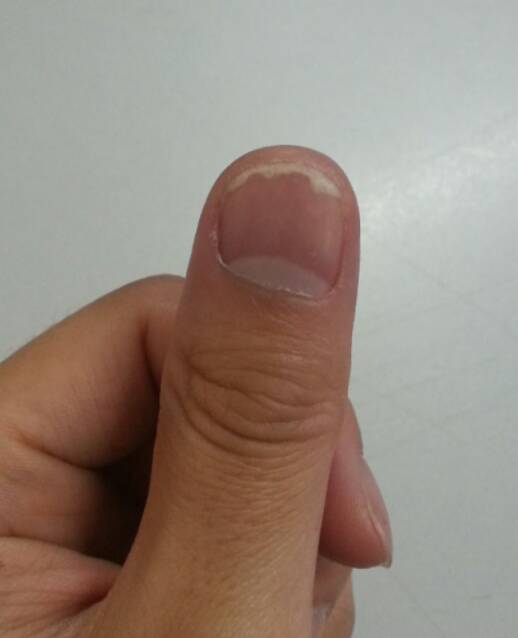
#> input picture toefx-server/AI/actual/test/recognition/1.jpg, 518 x 638 px
$ python -i NailRecognition.py   (imports and definitions only)
#> lines starting #> are read from the running program, lines starting #| are printed output that depends on the picture; after the words box and inside, x2 and y2 are one past the last pixel; in counts of white or black regions, pixels touching at a corner belong together
#> further down, picture is the input picture: shape (638, 518, 3); mean B, G, R 124.9, 135.7, 151.1
"""
A class that locates nails in images and separates them out.
"""

import cv2
import tensorflow as tf
import numpy as np
import os

# Load a pre-trained model downloaded from https://github.com/ManWingloeng/nailtracking
# It is used to first isolate the nails in images so they can be processed later.
RECOGNITION_MODEL_PATH = os.path.dirname(os.path.realpath(__file__)) + "/models/NailRecognitionModel.pb"
RECOGNITION_MODEL_MIN_CONFIDENCE = 0.6
RECOGNITION_MODEL_COORD_ADJUSTMENT = 0.03  # Take 3% more of image on each side

# Colours for marking for nails located in an image
NAIL_BORDER_COLOURS = [(255, 0, 0),    # Red
                       (0, 255, 0),    # Green
                       (0, 255, 255),  # Blue
                       (120, 0, 255),  # Purple
                       (184, 184, 0)]  # Gold


class NailRecognition:
    model = None  # The model used to focus in on nails in images

    # [82 lines left out: functions LoadModel, GetNailsFromImage, not called in this run]

    @staticmethod
    def IsolateHand(image: np.ndarray):
        """
        Applies skin colour binarization to the image. Anything that isn't skin colour is blotted out.
        :param image: The image to process.
        :return: A new image with the binarization applied.
        """

        if type(image) != np.ndarray:  # Input checking
            return image

        # Credit to Man Wingloeng for the original code (see GitHub repo listed above)
        YCrCb_frame = cv2.cvtColor(image, cv2.COLOR_BGR2YCrCb)
#> YCrCb_frame: shape (638, 518, 3); mean of channels 0, 1, 2 139.1, 136.6, 120
        YCrCb_frame = cv2.GaussianBlur(YCrCb_frame, (3, 3), 0)
#> YCrCb_frame: shape (638, 518, 3); mean of channels 0, 1, 2 139.2, 136.6, 120
        binMask = cv2.inRange(YCrCb_frame, np.array([0, 127, 75]), np.array([255, 177, 130]))
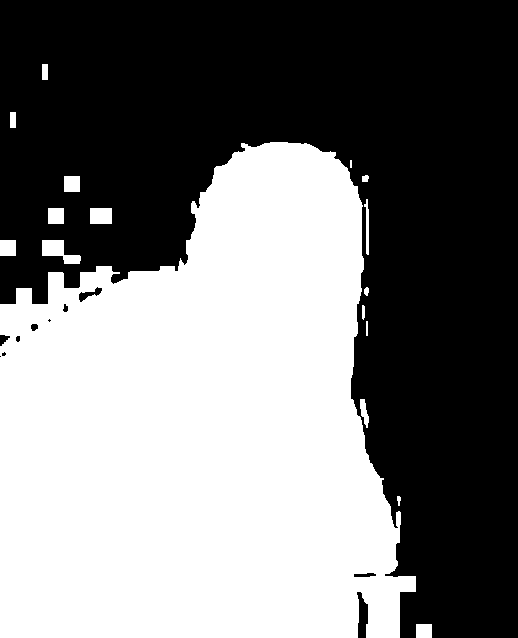
#> binMask: shape (638, 518); 47.7% white; 17 white regions (1 under 20 px), largest, box (x1, y1, x2, y2) and area: (0, 142, 416, 638) 154953, (42, 240, 81, 264) 505, (90, 208, 112, 224) 352

        kernel = cv2.getStructuringElement(cv2.MORPH_ELLIPSE, (5, 5))
        binMask = cv2.dilate(binMask, kernel, iterations=5)
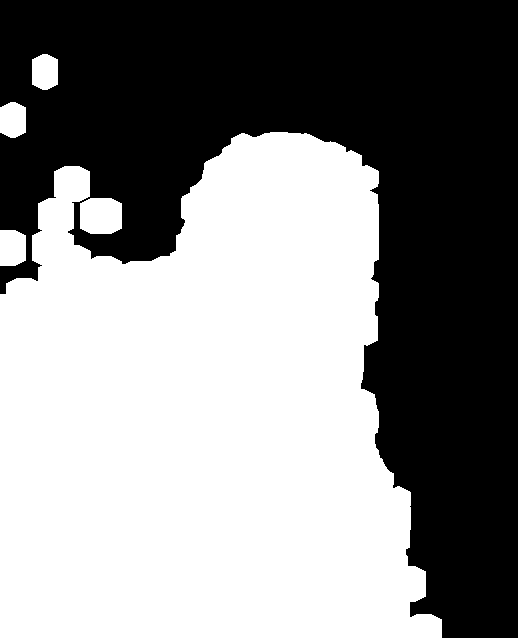
#> binMask: shape (638, 518); 53.7% white; 1 black region, box (x1, y1, x2, y2) and area: (0, 0, 518, 638) 153079
        result = cv2.bitwise_and(image, image, mask=binMask)
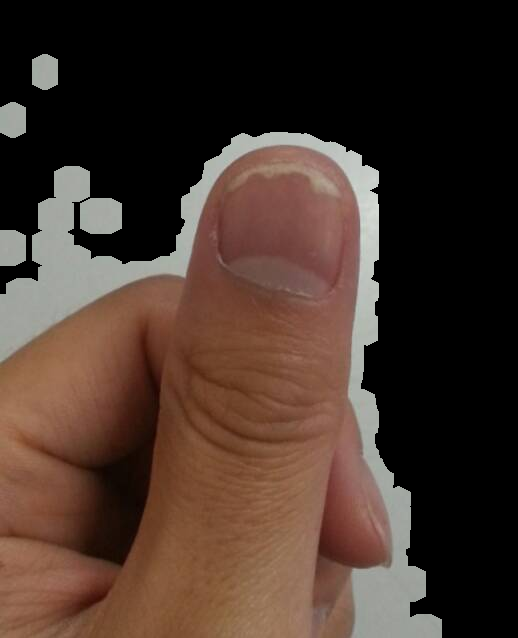
#> result: shape (638, 518, 3); mean B, G, R 42.9, 51.8, 69.7

        return result

    # [81 lines left out: functions SaveNailImages, SaveNailColours, not called in this run]

>>> import cv2
>>> picture = cv2.imread('test/recognition/1.jpg')
>>> result = NailRecognition().IsolateHand(picture)
